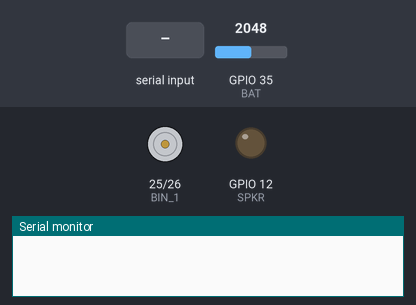
Simulated run of this sketch. Board: ESP32. On the bench: motor-driver pin pairs drawn as motors (green arrow = first pin HIGH = forward, orange = second pin HIGH = backward, longer = more drive), output pins drawn as LEDs (lit = HIGH), the last lines printed to the serial monitor. Inputs (shaded band) come from the test bench; at power-on: GPIO 35 (BAT) = 2048. The local clock reads 2024-03-15 10:24:30 at power-on unless the sketch sets it; nothing arrives over Bluetooth unless stated. At 8.9 s the program puts the board to deep sleep or switches it off; the recording ends there.

Above: at 1.2 s.
1.3 s: "1\n" received over the second serial link
At 2.0 s:
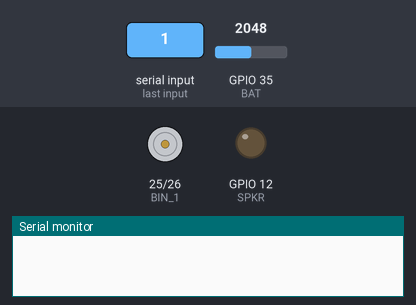
2.9 s: "o90\n" received over the second serial link
At 3.7 s:
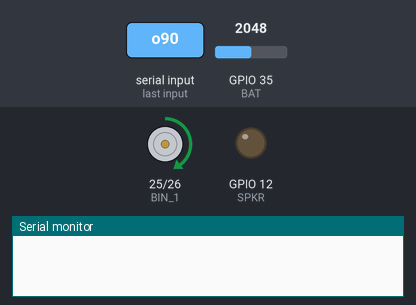
5.4 s: "c90\n" received over the second serial link
At 6.2 s:
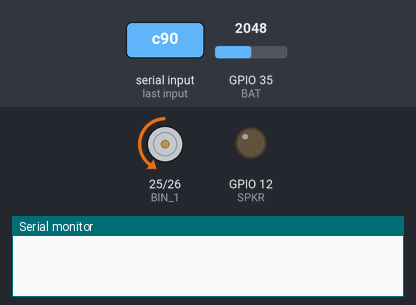
7.9 s: GPIO 35 (BAT) set to 1228
At 8.7 s:
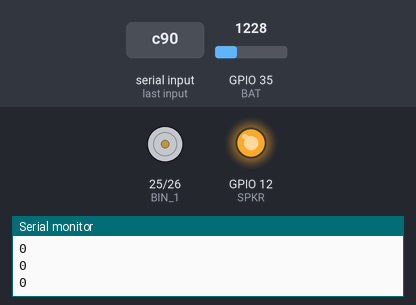
Timing chart, 0 to 8.9 s (numbered marks = the images above; inputs shaded):
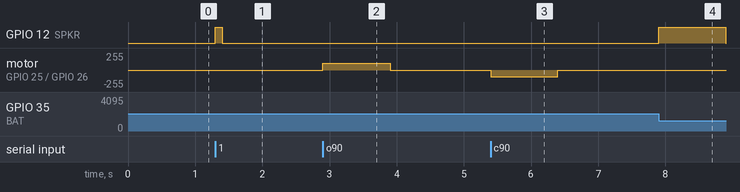

The sketch:

pill_box.ino
```cpp
#include "BluetoothSerial.h"
#include <driver/rtc_io.h>
#include <ESP32Time.h>

#define BIN_1 25
#define BIN_2 26
#define SPKR 12
#define BAT 35

ESP32Time rtc;

/* setting PWM properties */
const int freq = 5000;
const int ledChannel_1 = 1;
const int ledChannel_2 = 2;
const int resolution = 8;
int MAX_PWM_VOLTAGE = 255;

int motor_output = 0;
float low_battery = 3.2;
float battery_level = 4.2;

int num_alarms = 3;
RTC_DATA_ATTR int alarm_time[] = {0, 0, 0};
RTC_DATA_ATTR bool alarm_enabled[] = {false, false, false};
RTC_DATA_ATTR bool mute = false;
RTC_DATA_ATTR bool initialized = false;
int current_time = 0;

int sleep_time = 0;
int dt_sleep = 60;
int dt_wake_up_before_alarm = 5;

BluetoothSerial SerialBT;

void setup() {
  // put your setup code here, to run once:
  Serial.begin(115200);
  if (!initialized) {
    rtc.setTime(0, 0, 0, 1, 1, 2021);  // 1st Jan 2021 00:00:00
    initialized = true;
  }
  SerialBT.begin("Pill Box");
  pinMode(SPKR, OUTPUT);
  pinMode(BAT, INPUT);
  rtc_gpio_pulldown_en(GPIO_NUM_27);
  rtc_gpio_pulldown_en(GPIO_NUM_33);
  /* configure LED PWM functionalitites */
  ledcSetup(ledChannel_1, freq, resolution);
  ledcSetup(ledChannel_2, freq, resolution);

  /* attach the channel to the GPIO to be controlled */
  ledcAttachPin(BIN_1, ledChannel_1);
  ledcAttachPin(BIN_2, ledChannel_2);

  current_time = rtc.getSecond() + 60 * rtc.getMinute() + 3600 * rtc.getHour(true);
  sleep_time = rolloverCorrection(current_time + dt_sleep);
}

void loop() {
  if (SerialBT.available()) {
    sleep_time = rolloverCorrection(current_time + dt_sleep);
    String reading = SerialBT.readStringUntil('\n');  // read from the Serial Monitor
    /* put your code here*/
    char state = reading.charAt(0);
    String value = reading.substring(1, reading.length());
    switch (state) {
      case 'o':
        {
          rtc_gpio_pullup_en(GPIO_NUM_33);
          commandPWM(-100);
          delay(1000);
          commandPWM(0);
          rtc_gpio_pulldown_en(GPIO_NUM_33);
          break;
        }
      case 'c':
        {
          rtc_gpio_pullup_en(GPIO_NUM_33);
          commandPWM(100);
          delay(1000);
          commandPWM(0);
          rtc_gpio_pulldown_en(GPIO_NUM_33);
          break;
        }
      case 'b':
        {
          SerialBT.println(battery_level);
          break;
        }
      case 's':
        {
          goSleep();
          break;
        }
      case 'm':
        {
          mute = !mute;
          break;
        }
      case 't':
        {
          int hour = (getValue(value, ':', 0)).toInt();
          int minute = (getValue(value, ':', 1)).toInt();
          int second = (getValue(value, ':', 2)).toInt();
          rtc.setTime(second, minute, hour, 1, 1, 2021);  // 1st Jan 2021 00:00:00
          //          Serial.print(rtc.getHour(true));   // (String) returns time with specified format
          //          Serial.print(':');
          //          Serial.print(rtc.getMinute());   // (String) returns time with specified format
          //          Serial.print(':');
          //          Serial.println(rtc.getSecond());   // (String) returns time with specified format
          break;
        }
      case 'u':
        {
          Serial.print(rtc.getHour(true));   // (String) returns time with specified format
          Serial.print(':');
          Serial.print(rtc.getMinute());   // (String) returns time with specified format
          Serial.print(':');
          Serial.println(rtc.getSecond());   // (String) returns time with specified format
          break;
        }
      case '1':
        {
          beep(100);
          if (value == "o") {
            alarm_enabled[0] = false;
          }
          else {
            int alarm_hour = (getValue(value, ':', 0)).toInt();
            int alarm_minute = (getValue(value, ':', 1)).toInt();
            alarm_time[0] = 60 * alarm_minute + 3600 * alarm_hour;
            alarm_enabled[0] = true;
          }
          break;
        }
      case '2':
        {
          beep(100);
          if (value == "o") {
            alarm_enabled[1] = false;
          }
          else {
            int alarm_hour = (getValue(value, ':', 0)).toInt();
            int alarm_minute = (getValue(value, ':', 1)).toInt();
            alarm_time[1] = 60 * alarm_minute + 3600 * alarm_hour;
            alarm_enabled[1] = true;
          }
          break;
        }
      case '3':
        {
          beep(100);
          if (value == "o") {
            alarm_enabled[2] = false;
          }
          else {
            int alarm_hour = (getValue(value, ':', 0)).toInt();
            int alarm_minute = (getValue(value, ':', 1)).toInt();
            alarm_time[2] = 60 * alarm_minute + 3600 * alarm_hour;
            alarm_enabled[2] = true;
          }
          break;
        }
    }
    sendFeedback();
    alarmFinish();
  }
  current_time = rtc.getSecond() + 60 * rtc.getMinute() + 3600 * rtc.getHour(true);
  battery_level = float(analogRead(BAT)) / 4095 * 2 * 3.3 * 1.1;
  checkLowBattery(battery_level);
  checkForAlarm();
  checkForSleep();
}

void checkLowBattery(float battery_level) {
  if (battery_level < low_battery) {
    goSleep();
  }
}

void goSleep() {
  esp_sleep_disable_wakeup_source(ESP_SLEEP_WAKEUP_ALL);
  esp_sleep_enable_ext0_wakeup(GPIO_NUM_27, 1);
  bool wake_up = false;
  for (int i = 0; i < num_alarms; i++) {
    if (alarm_enabled[i]) {
      wake_up = true;
    }
  }
  if (wake_up) {
    int min_time_to_wake_up = 3600 * 24;
    for (int i = 0; i < num_alarms; i++) {
      if (alarm_enabled[i]) {
        int time_to_wake_up = alarm_time[i] - current_time;
        if (time_to_wake_up < 0) {
          time_to_wake_up += 3600 * 24;
        }
        if (time_to_wake_up < min_time_to_wake_up) {
          min_time_to_wake_up = time_to_wake_up;
        }
      }
    }
    esp_sleep_enable_timer_wakeup(uint64_t(1000000) * uint64_t(max(min_time_to_wake_up - dt_wake_up_before_alarm, 0)));
    Serial.println(min_time_to_wake_up - dt_wake_up_before_alarm);
    Serial.println(alarm_time[0]);
    Serial.println(alarm_time[1]);
    Serial.println(alarm_time[2]);
  }
  beep(1000);
  esp_deep_sleep_start();
}

void commandPWM(int motor_output) {
  if (motor_output > 0) {
    ledcWrite(ledChannel_1, LOW);
    ledcWrite(ledChannel_2, motor_output);
  }
  else {
    ledcWrite(ledChannel_2, LOW);
    ledcWrite(ledChannel_1, -motor_output);
  }
}

void sendFeedback() {
  SerialBT.println(String(int(min(max((battery_level - low_battery) / (4.2 - low_battery), 0.0), 1.0) * 100)) + "," + String(mute));
  //  Serial.println(String(int(min(max((battery_level - low_battery) / (4.2 - low_battery), 0.0), 1.0) * 100)) + "," + String(mute));
}

void checkForAlarm() {
  for (int i = 0; i < num_alarms; i++) {
    if (current_time == alarm_time[i] && alarm_enabled[i]) {
      digitalWrite(SPKR, HIGH * !mute);
    }
  }
}

void checkForSleep() {
  if (current_time == sleep_time) {
    goSleep();
  }
}

void alarmFinish() {
  digitalWrite(SPKR, LOW);
}

int rolloverCorrection(int time_now) {
  if (time_now > 59 + 60 * 59 + 3600 * 23) {
    return time_now - (59 + 60 * 60 + 3600 * 23);
  }
  else {
    return time_now;
  }
}

void beep(int beep_time) {
  digitalWrite(SPKR, HIGH * !mute);
  delay(beep_time);
  digitalWrite(SPKR, LOW);
}

String getValue(String data, char separator, int index)
{
  int found = 0;
  int strIndex[] = { 0, -1 };
  int maxIndex = data.length() - 1;

  for (int i = 0; i <= maxIndex && found <= index; i++) {
    if (data.charAt(i) == separator || i == maxIndex) {
      found++;
      strIndex[0] = strIndex[1] + 1;
      strIndex[1] = (i == maxIndex) ? i + 1 : i;
    }
  }
  return found > index ? data.substring(strIndex[0], strIndex[1]) : "";
}
```

Measured:
- after the input at 1.3 s, GPIO 12 (SPKR): LOW → HIGH at once, → LOW 0.10 s later
- after the input at 2.9 s, motor on GPIO 25 (BIN_1) / GPIO 26 (BIN_2): stopped → forward 100/255 at once, → stopped 1.0 s later
- after the input at 5.4 s, motor on GPIO 25 (BIN_1) / GPIO 26 (BIN_2): stopped → backward 100/255 at once, → stopped 1.0 s later
- after the input at 7.9 s, GPIO 12 (SPKR): LOW → HIGH at once, → LOW 1.0 s later
